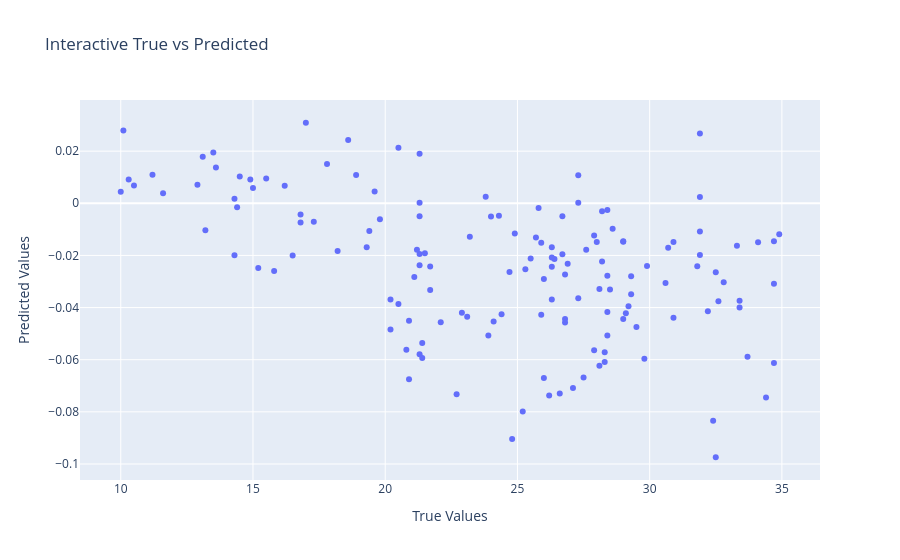

Notebook code for this chart:
### Code cell
px.scatter(
    x=y_test.numpy().flatten(),
    y=y_pred,
    labels={"x":"True Values", "y":"Predicted Values"},
    title="Interactive True vs Predicted"
)

### Figure 1 — Plotly figure (JSON) as saved in the notebook; plotly's stock layout.template omitted (floating-point values rounded to 4 significant figures; data arrays with more than 128 entries replaced by an {"elided": "..."} marker saying what was removed)
{"data": [{"hovertemplate": "True Values=%{x}<br>Predicted Values=%{y}<extra></extra>", "legendgroup": "", "marker": {"color": "#636efa", "symbol": "circle"}, "mode": "markers", "name": "", "orientation": "v", "showlegend": false, "type": "scatter", "x": {"elided": "146 float values"}, "xaxis": "x", "y": {"elided": "146 float values"}, "yaxis": "y"}], "layout": {"legend": {"tracegroupgap": 0}, "title": {"text": "Interactive True vs Predicted"}, "xaxis": {"anchor": "y", "domain": [0, 1], "title": {"text": "True Values"}}, "yaxis": {"anchor": "x", "domain": [0, 1], "title": {"text": "Predicted Values"}}}}
